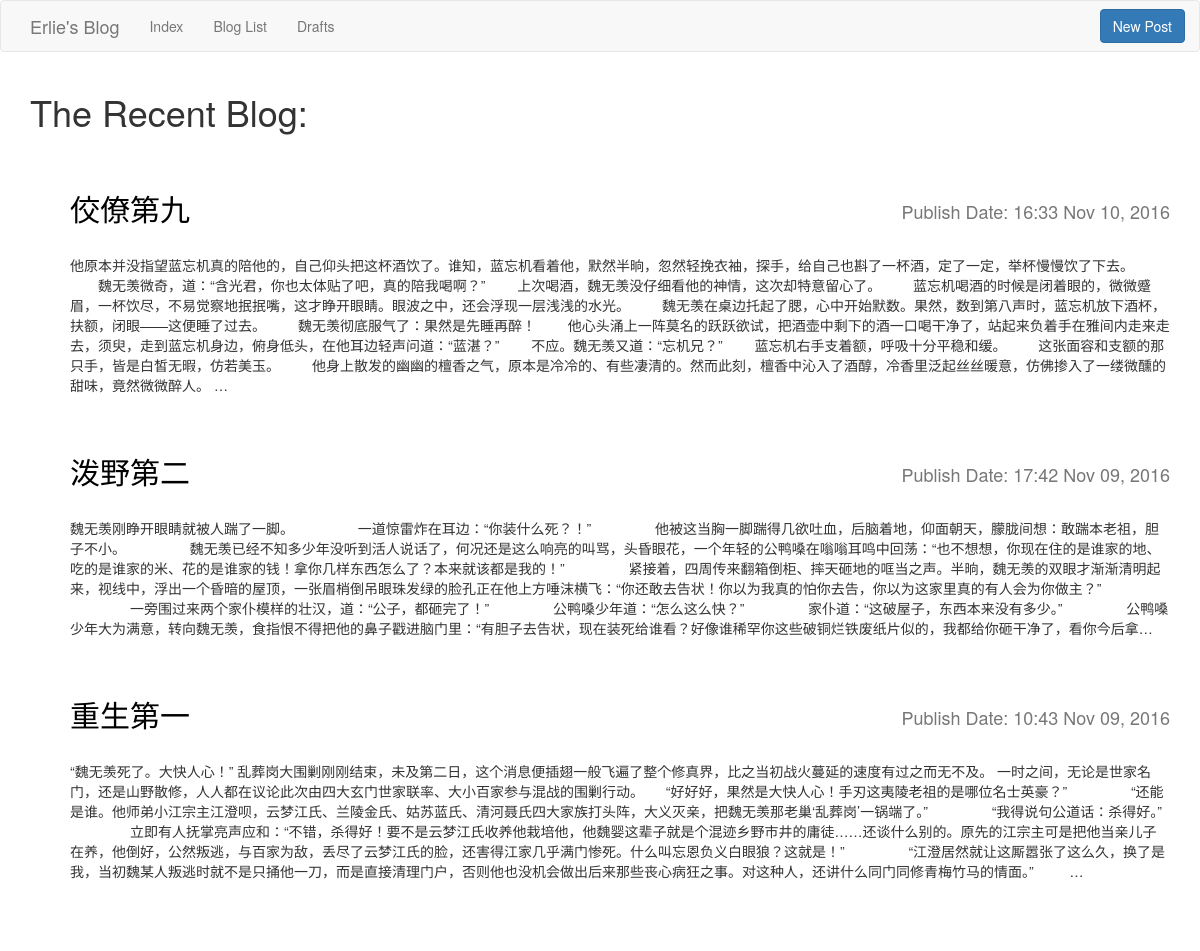
Before: / with the older database file.
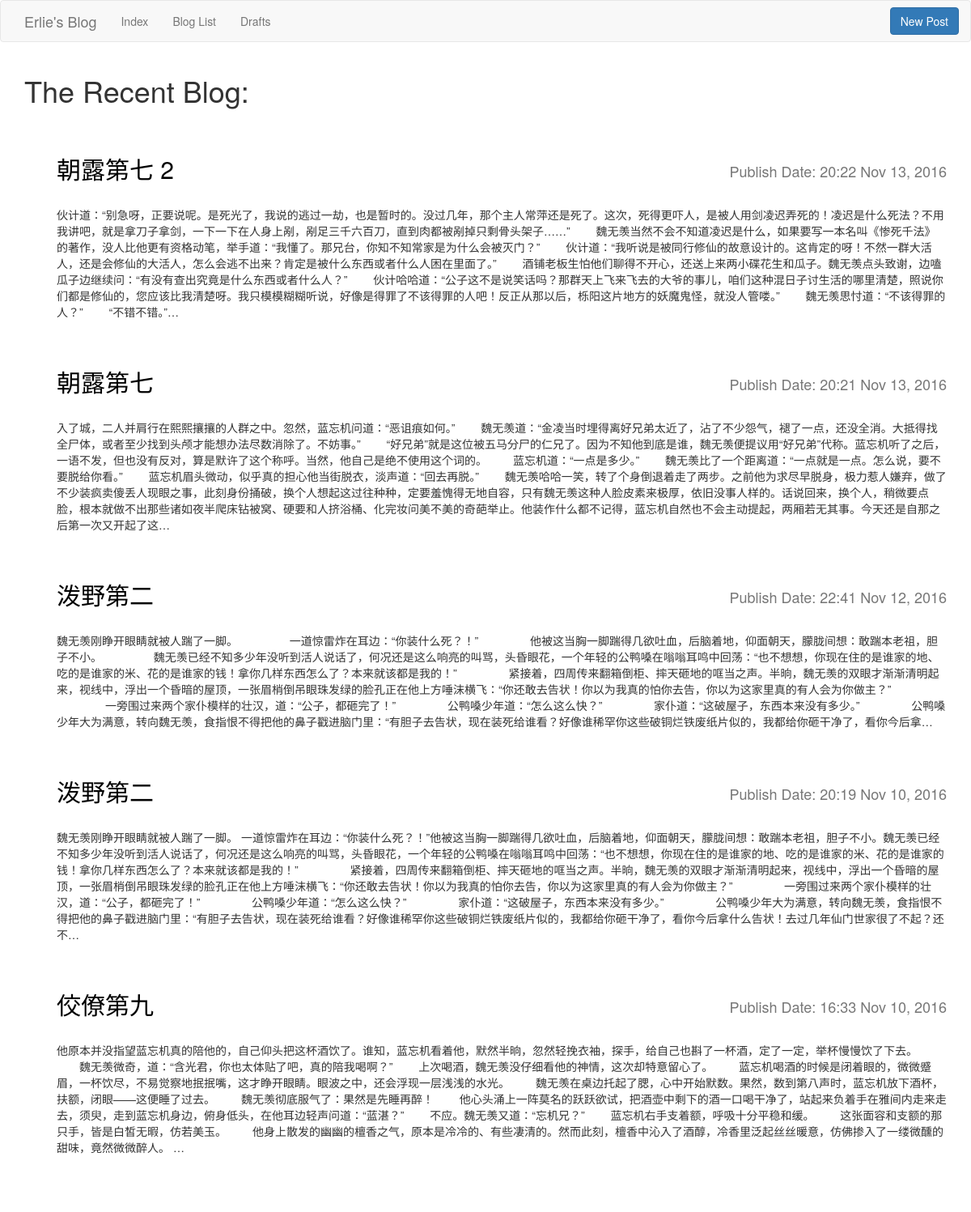
After: the same page with the newer database file.
### blog/models.py (models this page shows, shortened)
class Post(models.Model):
    author = models.ForeignKey(User)
    title = models.CharField(max_length=200)
    text = models.TextField()
    created_date = models.DateTimeField(default=timezone.now)
    pub_date = models.DateTimeField(blank=True, null=True)

### blog/views.py (the view)
# urls.py: url(r'^$', views.IndexView.as_view(), name='index'),
class IndexView(generic.ListView):
    template_name = 'blog/index.html'
    context_object_name = 'latest_post_list'
    def get_queryset(self):
        return Post.objects.filter(pub_date__isnull=False).order_by('-pub_date')[:5]

### blog/templates/blog/index.html (shortened to what this page needs)
{% extends "blog/base.html" %}
{% block content %}
    <h1 id="index-title">The Recent Blog:</h1>
    {%  if latest_post_list %}
        <ul id="index-recent">
            {% for post in latest_post_list %}
                <li>
                    <div class="row">
                        <div class="col-sm-6 text-left">
                            <h2><a href="{% url 'blog:detail' post.id %}">{{ post.title|capfirst }}</a></h2>
                        </div>
                        <div class="col-sm-6 text-right text-muted"><h4>Publish Date: {{ post.pub_date|date:"H:i M d, Y" }}</h4></div>
                        <div class="col-sm-12"><p>{{ post.text|truncatechars:500}}</p></div>
                    </div>
                </li>
            {% endfor %}
        </ul>
    {% else %}
        <p>No posts are available.</p>
    {% endif %}
{% endblock %}

Changed rows visible on the page:
no longer on this page (row unchanged): Post: title "泼野第二", pub_date "17:42 Nov 09, 2016", text "魏无羡刚睁开眼睛就被人踹了一脚。 一道惊雷炸在耳边：“你装什么死？！” 他被这当胸一脚踹得几欲吐血，后脑着地，仰面朝天，朦胧间想：敢踹本老祖，胆子不小。 魏无羡已经不知多少年没听到活人说话了，何况还是这么响亮的叫骂，头昏眼花，一个年轻的公鸭嗓在嗡嗡耳鸣中回荡：“也不想想，你现在住的是谁家的地、吃的是谁家的米、花的是谁家的钱！拿你几样东西怎么了？本来就该都是我的！” 紧接着，四周传来翻箱倒柜、摔天砸地的哐当之声。半晌，魏无羡的双眼才渐渐清明起来，视线中，浮出一个昏暗的屋顶，一张眉梢倒吊眼珠发绿的脸孔正在他上方唾沫横飞：“你还敢去告状！你以为我真的怕你去告，你以为这家里真的有人会为你做主？” 一旁围过来两个家仆模样的壮汉，道：“公子，都砸完了！” 公鸭嗓少年道：“怎么这么快？” 家仆道：“这破屋子，东西本来没有多少。” 公鸭嗓少年大为满意，转向魏无羡，食指恨不得把他的鼻子戳进脑门里：“有胆子去告状，现在装死给谁看？好像谁稀罕你这些破铜烂铁废纸片似的，我都给你砸干净了，看你今后拿…"
no longer on this page (row unchanged): Post: title "重生第一", pub_date "10:43 Nov 09, 2016", text "“魏无羡死了。大快人心！” 乱葬岗大围剿刚刚结束，未及第二日，这个消息便插翅一般飞遍了整个修真界，比之当初战火蔓延的速度有过之而无不及。 一时之间，无论是世家名门，还是山野散修，人人都在议论此次由四大玄门世家联率、大小百家参与混战的围剿行动。 “好好好，果然是大快人心！手刃这夷陵老祖的是哪位名士英豪？” “还能是谁。他师弟小江宗主江澄呗，云梦江氏、兰陵金氏、姑苏蓝氏、清河聂氏四大家族打头阵，大义灭亲，把魏无羡那老巢‘乱葬岗’一锅端了。” “我得说句公道话：杀得好。” 立即有人抚掌亮声应和：“不错，杀得好！要不是云梦江氏收养他栽培他，他魏婴这辈子就是个混迹乡野市井的庸徒……还谈什么别的。原先的江宗主可是把他当亲儿子在养，他倒好，公然叛逃，与百家为敌，丢尽了云梦江氏的脸，还害得江家几乎满门惨死。什么叫忘恩负义白眼狼？这就是！” “江澄居然就让这厮嚣张了这么久，换了是我，当初魏某人叛逃时就不是只捅他一刀，而是直接清理门户，否则他也没机会做出后来那些丧心病狂之事。对这种人，还讲什么同门同修青梅竹马的情面。” …"
added Post: title "朝露第七 2", pub_date "20:22 Nov 13, 2016", text "伙计道：“别急呀，正要说呢。是死光了，我说的逃过一劫，也是暂时的。没过几年，那个主人常萍还是死了。这次，死得更吓人，是被人用剑凌迟弄死的！凌迟是什么死法？不用我讲吧，就是拿刀子拿剑，一下一下在人身上剐，剐足三千六百刀，直到肉都被剐掉只剩骨头架子……” 魏无羡当然不会不知道凌迟是什么，如果要写一本名叫《惨死千法》的著作，没人比他更有资格动笔，举手道：“我懂了。那兄台，你知不知常家是为什么会被灭门？” 伙计道：“我听说是被同行修仙的故意设计的。这肯定的呀！不然一群大活人，还是会修仙的大活人，怎么会逃不出来？肯定是被什么东西或者什么人困在里面了。” 酒铺老板生怕他们聊得不开心，还送上来两小碟花生和瓜子。魏无羡点头致谢，边嗑瓜子边继续问：“有没有查出究竟是什么东西或者什么人？” 伙计哈哈道：“公子这不是说笑话吗？那群天上飞来飞去的大爷的事儿，咱们这种混日子讨生活的哪里清楚，照说你们都是修仙的，您应该比我清楚呀。我只模模糊糊听说，好像是得罪了不该得罪的人吧！反正从那以后，栎阳这片地方的妖魔鬼怪，就没人管喽。” 魏无羡思忖道：“不该得罪的人？” “不错不错。”…"
added Post: title "朝露第七", pub_date "20:21 Nov 13, 2016", text "入了城，二人并肩行在熙熙攘攘的人群之中。忽然，蓝忘机问道：“恶诅痕如何。” 魏无羡道：“金凌当时埋得离好兄弟太近了，沾了不少怨气，褪了一点，还没全消。大抵得找全尸体，或者至少找到头颅才能想办法尽数消除了。不妨事。” “好兄弟”就是这位被五马分尸的仁兄了。因为不知他到底是谁，魏无羡便提议用“好兄弟”代称。蓝忘机听了之后，一语不发，但也没有反对，算是默许了这个称呼。当然，他自己是绝不使用这个词的。 蓝忘机道：“一点是多少。” 魏无羡比了一个距离道：“一点就是一点。怎么说，要不要脱给你看。” 蓝忘机眉头微动，似乎真的担心他当街脱衣，淡声道：“回去再脱。” 魏无羡哈哈一笑，转了个身倒退着走了两步。之前他为求尽早脱身，极力惹人嫌弃，做了不少装疯卖傻丢人现眼之事，此刻身份捅破，换个人想起这过往种种，定要羞愧得无地自容，只有魏无羡这种人脸皮素来极厚，依旧没事人样的。话说回来，换个人，稍微要点脸，根本就做不出那些诸如夜半爬床钻被窝、硬要和人挤浴桶、化完妆问美不美的奇葩举止。他装作什么都不记得，蓝忘机自然也不会主动提起，两厢若无其事。今天还是自那之后第一次又开起了这…"
added Post: title "泼野第二", pub_date "22:41 Nov 12, 2016", text "魏无羡刚睁开眼睛就被人踹了一脚。 一道惊雷炸在耳边：“你装什么死？！” 他被这当胸一脚踹得几欲吐血，后脑着地，仰面朝天，朦胧间想：敢踹本老祖，胆子不小。 魏无羡已经不知多少年没听到活人说话了，何况还是这么响亮的叫骂，头昏眼花，一个年轻的公鸭嗓在嗡嗡耳鸣中回荡：“也不想想，你现在住的是谁家的地、吃的是谁家的米、花的是谁家的钱！拿你几样东西怎么了？本来就该都是我的！” 紧接着，四周传来翻箱倒柜、摔天砸地的哐当之声。半晌，魏无羡的双眼才渐渐清明起来，视线中，浮出一个昏暗的屋顶，一张眉梢倒吊眼珠发绿的脸孔正在他上方唾沫横飞：“你还敢去告状！你以为我真的怕你去告，你以为这家里真的有人会为你做主？” 一旁围过来两个家仆模样的壮汉，道：“公子，都砸完了！” 公鸭嗓少年道：“怎么这么快？” 家仆道：“这破屋子，东西本来没有多少。” 公鸭嗓少年大为满意，转向魏无羡，食指恨不得把他的鼻子戳进脑门里：“有胆子去告状，现在装死给谁看？好像谁稀罕你这些破铜烂铁废纸片似的，我都给你砸干净了，看你今后拿…"
added Post: title "泼野第二", pub_date "20:19 Nov 10, 2016", text "魏无羡刚睁开眼睛就被人踹了一脚。 一道惊雷炸在耳边：“你装什么死？！”他被这当胸一脚踹得几欲吐血，后脑着地，仰面朝天，朦胧间想：敢踹本老祖，胆子不小。魏无羡已经不知多少年没听到活人说话了，何况还是这么响亮的叫骂，头昏眼花，一个年轻的公鸭嗓在嗡嗡耳鸣中回荡：“也不想想，你现在住的是谁家的地、吃的是谁家的米、花的是谁家的钱！拿你几样东西怎么了？本来就该都是我的！” 紧接着，四周传来翻箱倒柜、摔天砸地的哐当之声。半晌，魏无羡的双眼才渐渐清明起来，视线中，浮出一个昏暗的屋顶，一张眉梢倒吊眼珠发绿的脸孔正在他上方唾沫横飞：“你还敢去告状！你以为我真的怕你去告，你以为这家里真的有人会为你做主？” 一旁围过来两个家仆模样的壮汉，道：“公子，都砸完了！” 公鸭嗓少年道：“怎么这么快？” 家仆道：“这破屋子，东西本来没有多少。” 公鸭嗓少年大为满意，转向魏无羡，食指恨不得把他的鼻子戳进脑门里：“有胆子去告状，现在装死给谁看？好像谁稀罕你这些破铜烂铁废纸片似的，我都给你砸干净了，看你今后拿什么告状！去过几年仙门世家很了不起？还不…"
